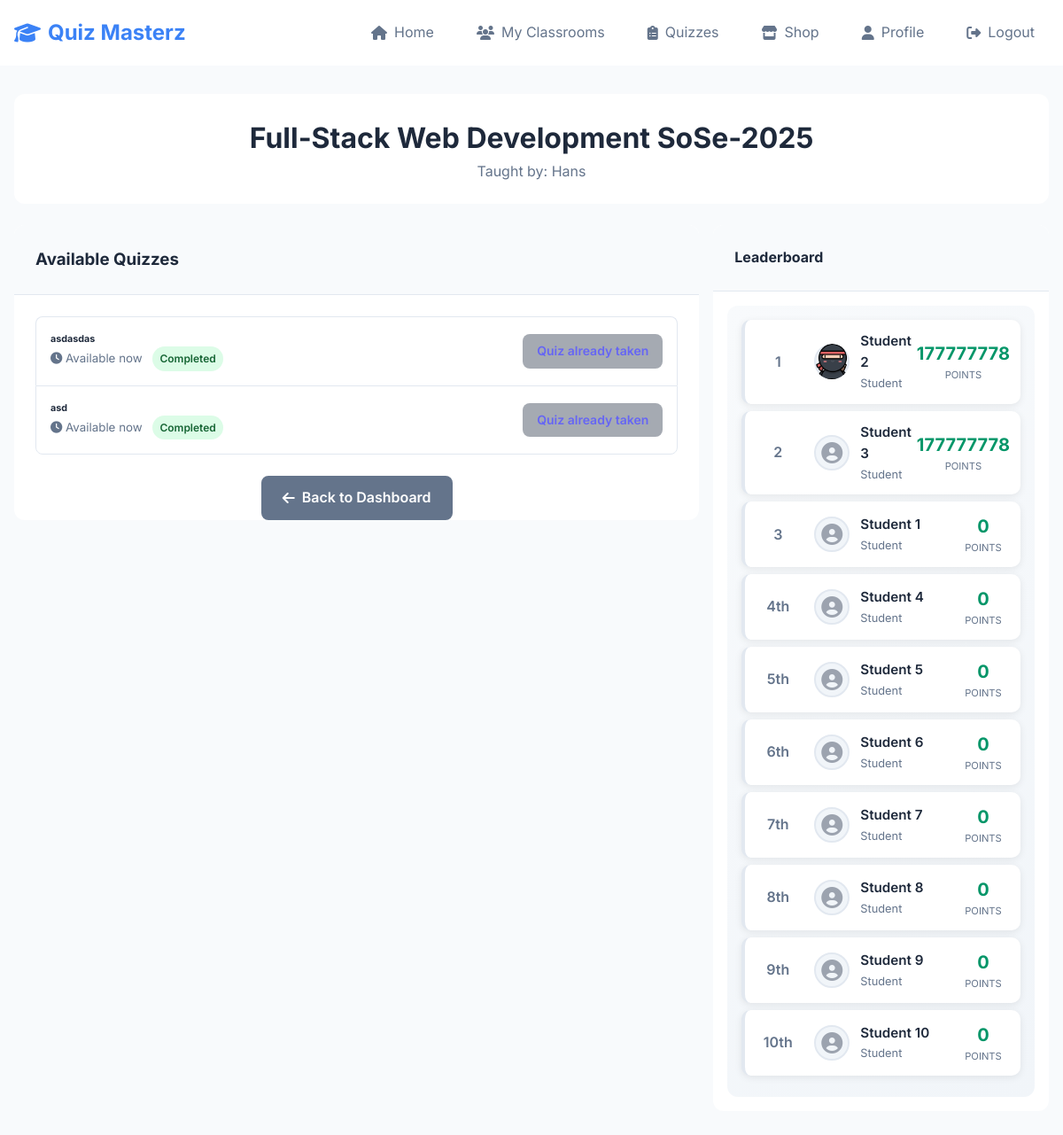
Page /student/classroom/1 (signed in) on the committed database.
### website/models.py (models this page shows, shortened)
class Classroom(db.Model):
    id = db.Column(db.Integer, primary_key=True)
    name = db.Column(db.String(100), nullable=False)
    teacher_id = db.Column(db.Integer, db.ForeignKey('user.id'), nullable=False)
    join_code = db.Column(db.String(8), unique=True, nullable=False)
    quizzes = db.relationship('Quiz', secondary=classroom_quizzes,
                              backref=db.backref('classrooms_assigned_to', lazy='dynamic'),
                              lazy='dynamic')
    quiz_attempts = db.relationship('StudentQuizAttempt', backref='classroom', lazy='dynamic')

class User(db.Model, UserMixin):
    id = db.Column(db.Integer, primary_key=True)
    email = db.Column(db.String(150), unique=True)
    password = db.Column(db.String(150))
    first_name = db.Column(db.String(150))
    role = db.Column(db.String(50))
    learning_points = db.Column(db.Integer, default=0)
    selected_avatar = db.Column(db.String(100), default=None)
    unlocked_avatars = db.Column(db.Text, default='')
    classrooms_created = db.relationship('Classroom', foreign_keys='[Classroom.teacher_id]', backref='teacher', lazy=True)
    joined_classrooms = db.relationship('Classroom', secondary=classroom_members,
                                        backref=db.backref('students', lazy='dynamic'),
                                        lazy='dynamic')
    quiz_attempts = db.relationship('StudentQuizAttempt', backref='student', lazy='dynamic')

class Quiz(db.Model):
    id = db.Column(db.Integer, primary_key=True)
    name = db.Column(db.String(150), nullable=False)
    teacher_id = db.Column(db.Integer, db.ForeignKey('user.id'), nullable=False)
    is_published = db.Column(db.Boolean, default=False, nullable=False)
    questions = db.relationship('Question', backref='quiz', lazy='dynamic', cascade="all, delete-orphan")
    teacher = db.relationship('User', backref=db.backref('created_quizzes', lazy='dynamic'))

### website/views.py (the view)
@views.route('/student/classroom/<int:classroom_id>', methods=['GET'])
@login_required
def student_view_classroom(classroom_id):
    if current_user.role != 'student':
        flash('Access denied.', category='error')
        return redirect(url_for('views.home'))
    classroom = Classroom.query.get_or_404(classroom_id)
    if classroom not in current_user.joined_classrooms:
        flash('You are not a member of this classroom.', category='error')
        return redirect(url_for('views.student_my_classrooms'))
    available_quizzes_data = []
    published_quizzes = classroom.quizzes.filter_by(is_published=True).all()
    for quiz in published_quizzes:
        existing_attempt = StudentQuizAttempt.query.filter_by(
            student_id=current_user.id,
            quiz_id=quiz.id,
            classroom_id=classroom.id
        ).first()
        quiz_data = {
            'quiz': quiz,
            'taken': existing_attempt is not None
        }
        available_quizzes_data.append(quiz_data)
    attempts = StudentQuizAttempt.query.filter_by(classroom_id=classroom.id).all()
    student_scores = {}
    for attempt in attempts:
        student_scores[attempt.student_id] = student_scores.get(attempt.student_id, 0) + attempt.score
    leaderboard = sorted([{
        'name': student.first_name,
        'email': student.email,
        'student_id': student.id,
        'score': student_scores.get(student.id, 0),
        'selected_avatar': student.selected_avatar
    } for student in classroom.students.all()], key=lambda x: x['score'], reverse=True)
    student_total_lp = current_user.learning_points if current_user.learning_points is not None else 0
    return render_template("student_view_classroom_details.html",
                         user=current_user,
                         classroom=classroom,
                         available_quizzes=available_quizzes_data,
                         leaderboard=leaderboard,
                         student_total_lp=student_total_lp)

### website/templates/student_view_classroom_details.html (shortened to what this page needs)
{% extends "base.html" %}
{% block content %}
<div class="container">
    <div class="card mb-4">
        <div class="card-body text-center">
            <h1>{{ classroom.name }}</h1>
            <p class="text-muted">
                Taught by: {{ classroom.teacher.first_name }} {{ classroom.teacher.last_name }}
            </p>
        </div>
    </div>
    <div class="row">
        <div class="col-lg-8 mb-4">
            <div class="card">
                <div class="card-header">
                    <h3>Available Quizzes</h3>
                </div>
                <div class="card-body">
                    {% if available_quizzes %}
                        <div class="list-group list-group-flush">
                            {% for quiz_data in available_quizzes %}
                                <div class="list-group-item d-flex justify-content-between align-items-center">
                                    <div>
                                        <h6 class="mb-1">{{ quiz_data.quiz.name }}</h6>
                                        <small class="text-muted">
                                            <i class="fas fa-clock"></i> Available now
                                            {% if quiz_data.taken %}
                                                <span class="badge bg-success ms-2">
                                                    Completed
                                                </span>
                                            {% endif %}
                                        </small>
                                    </div>
                                    {% if quiz_data.taken %}
                                        <a href="{{ url_for('views.take_quiz', quiz_id=quiz_data.quiz.id, classroom_id=classroom.id) }}"
                                           class="btn btn-retake btn-sm btn-disabled">
                                            Quiz already taken
                                        </a>
                                    {% else %}
                                        <a href="{{ url_for('views.take_quiz', quiz_id=quiz_data.quiz.id, classroom_id=classroom.id) }}"
                                           class="btn btn-primary btn-sm">
                                            <i class="fas fa-play"></i> Start Quiz
                                        </a>
                                    {% endif %}
                                </div>
                            {% endfor %}
                        </div>
                    {% else %}
                        <div class="empty-state">
                            <i class="fas fa-clipboard-list empty-state-icon"></i>
                            <h5 class="empty-state-title">No Quizzes Available</h5>
                            <p class="empty-state-description">No quizzes are currently available in this classroom</p>
                        </div>
                    {% endif %}
                </div>
                <div class="card-footer text-center">
                    <a href="{{ url_for('views.home') }}" class="btn btn-secondary">
                        <i class="fas fa-arrow-left"></i> Back to Dashboard
                    </a>
                </div>
            </div>
        </div>
        <div class="col-lg-4 mb-4">
            <div class="card">
                <div class="card-header">
                    <h4> Leaderboard</h4>
                </div>                <div class="card-body p-3">
                    {% if leaderboard %}
                        <div class="leaderboard-container">
                            {% for student in leaderboard %}
                                {% set place = loop.index %}
                                <div class="leaderboard-item {% if place == 1 %}first-place{% elif place == 2 %}second-place{% elif place == 3 %}third-place{% endif %} mb-3">
                                    <div class="position-indicator">
                                            <div class="place-badge regular">
                                                <span>{{ place }}{{ 'th' if place > 3 else '' }}</span>
                                            </div>
                                    </div>
                                    <div class="student-info">
                                        <div class="student-avatar">
                                            {% if student.selected_avatar %}
                                                <img src="{{ url_for('static', filename='shop_icons/' + student.selected_avatar) }}" alt="avatar" style="width:40px; height:40px; border-radius:50%; object-fit:cover;">
                                            {% else %}
                                                <i class="fas fa-user-circle avatar-default"></i>
                                            {% endif %}
                                        </div>
                                        <div class="student-details">
                                            <div class="student-name">{{ student.name }}</div>
                                            <div class="student-title">Student</div>
                                        </div>
                                    </div>
                                    <div class="score-display">
                                        <div class="score-number">{{ student.score }}</div>
                                        <div class="score-label">points</div>
                                    </div>
                                </div>
                            {% endfor %}
                        </div>
                    {% else %}
                        <div class="empty-state empty-state-small">
                            <i class="fas fa-users empty-state-icon"></i>
                            <p class="empty-state-description mb-0">No other students yet</p>
                        </div>
                    {% endif %}
                </div>
    </div>
</div>
{% endblock %}

### website/templates/base.html (shortened to what this page needs)
<!DOCTYPE html>
<html lang="en">
<head>
    <link rel="stylesheet" type="text/css" href="{{ url_for('static', filename='css/style.css') }}">
    <link rel="stylesheet" href="https://cdnjs.cloudflare.com/ajax/libs/font-awesome/6.4.0/css/all.min.css">
</head>
<body>
    <nav class="navbar">
        <div class="nav-container">
            <a href="/" class="nav-brand">
                <i class="fas fa-graduation-cap"></i> Quiz Masterz
            </a>
            <div class="nav-links">
                {% if user.is_authenticated %}
                    <a href="/" class="nav-link">
                        <i class="fas fa-home"></i> Home
                    </a>                    {% if user.role == 'teacher' %}
                        <a href="{{ url_for('views.teacher_classrooms') }}" class="nav-link">
                            <i class="fas fa-chalkboard"></i> Classrooms
                        </a>                    {% elif user.role == 'student' %}
                        <a href="{{ url_for('views.student_my_classrooms') }}" class="nav-link">
                            <i class="fas fa-users"></i> My Classrooms
                        </a>
                        <a href="{{ url_for('views.student_quizzes') }}" class="nav-link">
                            <i class="fas fa-clipboard-list"></i> Quizzes
                        </a>
                        <a href="{{ url_for('views.shop') }}" class="nav-link shop-link">
                            <i class="fas fa-store"></i> Shop
                        </a>
                    {% endif %}
                    <a href="/profile" class="nav-link">
                        <i class="fas fa-user"></i> Profile
                    </a>
                    <a href="/logout" class="nav-link">
                        <i class="fas fa-sign-out-alt"></i> Logout
                    </a>
                {% endif %}
            </div>
        </div>
    </nav>
    <main>
        {% block content %}
        {% endblock %}
    </main>
</body>
</html>

### rows in the picture
Classroom: name "Full-Stack Web Development SoSe-2025"
User: teacher.first_name "Hans"
Quiz: quiz.name "asdasdas"
Quiz: quiz.name "asd"
User: place "1", selected_avatar (picture), name "Student 2", score "177777778"
User: place "2", name "Student 3", score "177777778"
User: place "3", name "Student 1", score "0"
User: place "4", value "th", name "Student 4", score "0"
User: place "5", value "th", name "Student 5", score "0"
User: place "6", value "th", name "Student 6", score "0"
User: place "7", value "th", name "Student 7", score "0"
User: place "8", value "th", name "Student 8", score "0"
User: place "9", value "th", name "Student 9", score "0"
User: place "10", value "th", name "Student 10", score "0"
